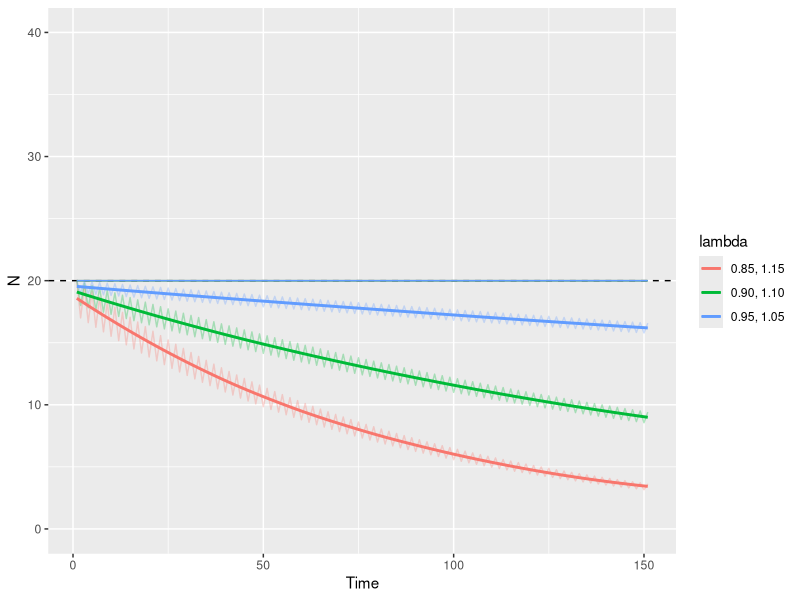
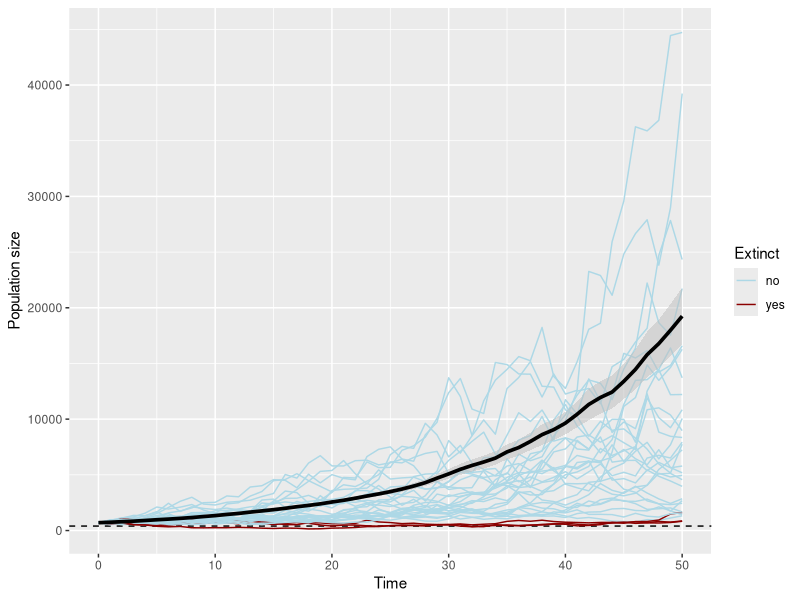

Generate these figures, in order, with R:

library(tidyverse)

# 1 - Geometric mean vs. arithmetic mean

# Function to estimate growth over time with an alternating high/low growth rate
stoch_growth <- function(N0, t, growth_high, growth_low) {
  
  # Create population size vector, empty except for the starting size
  pop_sizes <- vector(mode = "numeric", length = t + 1)
  pop_sizes[1] <- N0
  
  # Create a vector of alternating high and low lambda of the same length
  lamb_vec <- rep(c(growth_high, growth_low), length.out = length(pop_sizes))
  
  # Recursively calculate the next population size in the time step
  for(i in 2:length(pop_sizes)) {
    Nt <- pop_sizes[i-1]*lamb_vec[i]
    pop_sizes[i] <- Nt
  }
  
  # Create a tibble with Time and Population size
  pop_df <- tibble(
    Time = 1:(t+1),
    N = pop_sizes
  )
  return(pop_df)
  
}

# Create three population tables with different alternating growth rates
# lambda = 0.95, 1.05
Nt1 <- stoch_growth(N0 = 20, t = 150, growth_high = 1.05, growth_low = 0.95) %>%
  mutate(lambda = "0.95, 1.05",
         mean_lambda = mean(c(0.95, 1.05))*20)
# lambda = 0.90, 1.10
Nt2 <- stoch_growth(N0 = 20, t = 150, growth_high = 1.10, growth_low = 0.90) %>%
  mutate(lambda = "0.90, 1.10",
         mean_lambda = mean(c(0.90, 1.10))*20)
# lambda = 0.85, 1.15
Nt3 <- stoch_growth(N0 = 20, t = 150, growth_high = 1.15, growth_low = 0.85) %>%
  mutate(lambda = "0.85, 1.15",
         mean_lambda = mean(c(0.85, 1.15))*20)

# Plot the population trajectories
bind_rows(Nt1, Nt2, Nt3) %>%
ggplot(aes(x = Time, y = N, colour = lambda)) +
  geom_hline(yintercept = 20, linetype = "dashed") +
  geom_line(aes(y = mean_lambda)) +
  geom_line(alpha = 0.3) +
  geom_smooth(se = F) + 
  ylim(0, 40)

# 2 - Monte Carlo simulations

# Function to simulate population trajectories

sim_pop_mc <- function(N0, mu, sigma, tmax, qextinct, times) {
  
  # Set initial iteration
  iteration <- 1
  
  repeat {
    
    # Break the loop if we hit the maximum number of iterations
    if(iteration > times) break
    
    # Create a vector for years 0 to max time
    years <- 0:tmax
    
    # Create an empty numeric vector to hold the Nts
    Nti <- numeric(length = length(years))
    
    # Randomly draw an rmax from the probability distribution
    rt <- rnorm(n = length(years), mean = mu, sd = sigma)
    
    # Set the initial population size to N0
    Nti[1] <- N0
    
    # Simulate forward in time using the random rts
    for(i in 2:length(years)) Nti[i] <- exp(rt[i-1]) * Nti[i-1]
    
    # Create a table for the simulation
    Nti_sim <- tibble(Year = years, Nt = Nti, Simulation = iteration) %>%
      # Add column to specify whether the population exceeded the extinction threshold
      mutate(Extinct = ifelse(any(Nt < qextinct), "yes", "no"))
    
    # Bind the simulations together, starting with just Nti if initial iteration
    if(iteration == 1) Nt_sim <- Nti_sim
    if(iteration > 1) Nt_sim <- bind_rows(Nt_sim, Nti_sim)
    
    iteration <- iteration + 1
    
  }
  
  return(Nt_sim)
  
}

# Set the extinction threshold
extinct <- 400

# Set parameters of simulation and run
sim_pops <- sim_pop_mc(mu = 0.05, sigma = 0.17, 
                       N0 = 702, tmax = 50, qextinct = extinct, times = 1000)

# Subset 30 simulations for plotting
sim_pops_subset <- sim_pops %>%
  filter(Simulation <= 30)

# Calculate the mean and confidence interval of the simulations
sim_pops_mean <- sim_pops %>%
  group_by(Year) %>%
  summarize(Mean_Nt = mean(Nt),
            Lower_Nt = mean(Nt) - (sd(Nt)/sqrt(length(Nt)))*1.96,
            Upper_Nt = mean(Nt) + (sd(Nt)/sqrt(length(Nt)))*1.96)

# Plot the simulations
ggplot() +
  geom_hline(yintercept = extinct, linetype = "dashed") +
  geom_line(data = sim_pops_subset, linewidth = 0.5,
            aes(x = Year, y = Nt, group = Simulation, colour = Extinct)) +
  geom_ribbon(data = sim_pops_mean, fill = "grey", alpha = 0.5,
              aes(x = Year, ymin = Lower_Nt, ymax = Upper_Nt)) +
  geom_line(data = sim_pops_mean, colour = "black", linewidth = 1.25,
            aes(x = Year, y = Mean_Nt)) +
  scale_colour_manual(values = c("lightblue", "darkred")) +
  labs(y = "Population size", x = "Time")

# Calculate the proportion of times the population drops below the threshold
cat("There is a ", 
    sum(sim_pops$Extinct == "yes")/nrow(sim_pops)*100, 
    "% chance the population will be extinct within 50 years.")
